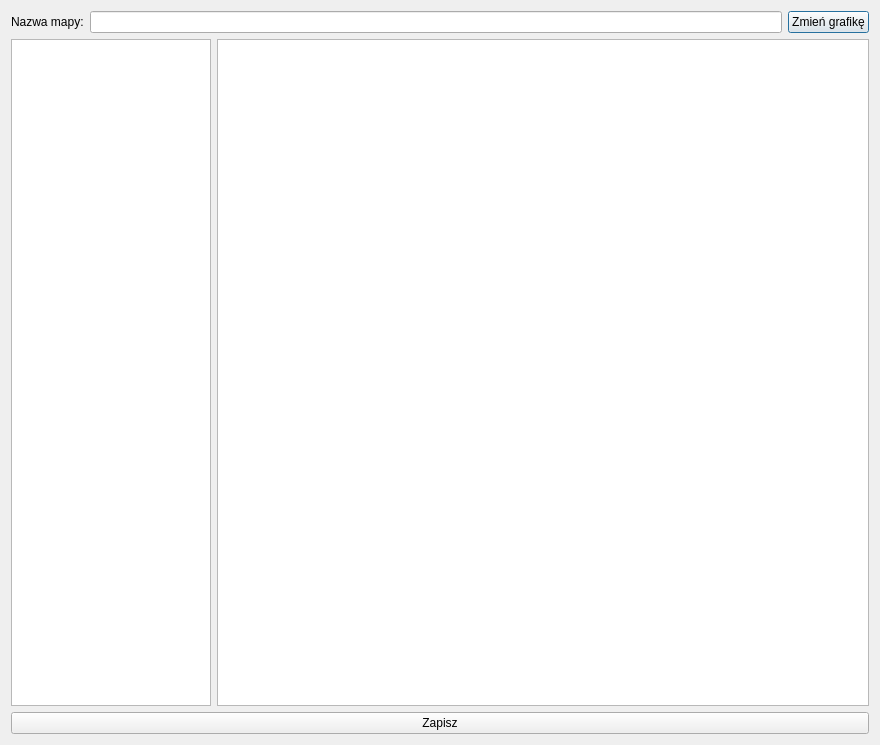
<?xml version="1.0" encoding="UTF-8"?>
<ui version="4.0">
 <class>MapEditor</class>
 <widget class="QDialog" name="MapEditor">
  <property name="geometry">
   <rect>
    <x>0</x>
    <y>0</y>
    <width>880</width>
    <height>745</height>
   </rect>
  </property>
  <property name="windowTitle">
   <string>Edytor map</string>
  </property>
  <property name="sizeGripEnabled">
   <bool>false</bool>
  </property>
  <property name="modal">
   <bool>false</bool>
  </property>
  <layout class="QGridLayout" name="gridLayout">
   <item row="0" column="0">
    <layout class="QVBoxLayout" name="verticalLayout">
     <item>
      <layout class="QHBoxLayout" name="horizontalLayout">
       <item>
        <widget class="QLabel" name="lblName">
         <property name="text">
          <string>Nazwa mapy:</string>
         </property>
        </widget>
       </item>
       <item>
        <widget class="QLineEdit" name="txtMapName"/>
       </item>
       <item>
        <widget class="QPushButton" name="btnLoadGraphic">
         <property name="maximumSize">
          <size>
           <width>150</width>
           <height>16777215</height>
          </size>
         </property>
         <property name="text">
          <string>Zmień grafikę</string>
         </property>
        </widget>
       </item>
      </layout>
     </item>
     <item>
      <layout class="QHBoxLayout" name="horizontalLayout_2">
       <item>
        <widget class="QTreeView" name="trvSystemList">
         <property name="maximumSize">
          <size>
           <width>200</width>
           <height>16777215</height>
          </size>
         </property>
        </widget>
       </item>
       <item>
        <widget class="QGraphicsView" name="lblGraphic"/>
       </item>
      </layout>
     </item>
    </layout>
   </item>
   <item row="1" column="0">
    <widget class="QPushButton" name="btnSave">
     <property name="text">
      <string>Zapisz</string>
     </property>
    </widget>
   </item>
  </layout>
 </widget>
 <resources/>
 <connections/>
</ui>
